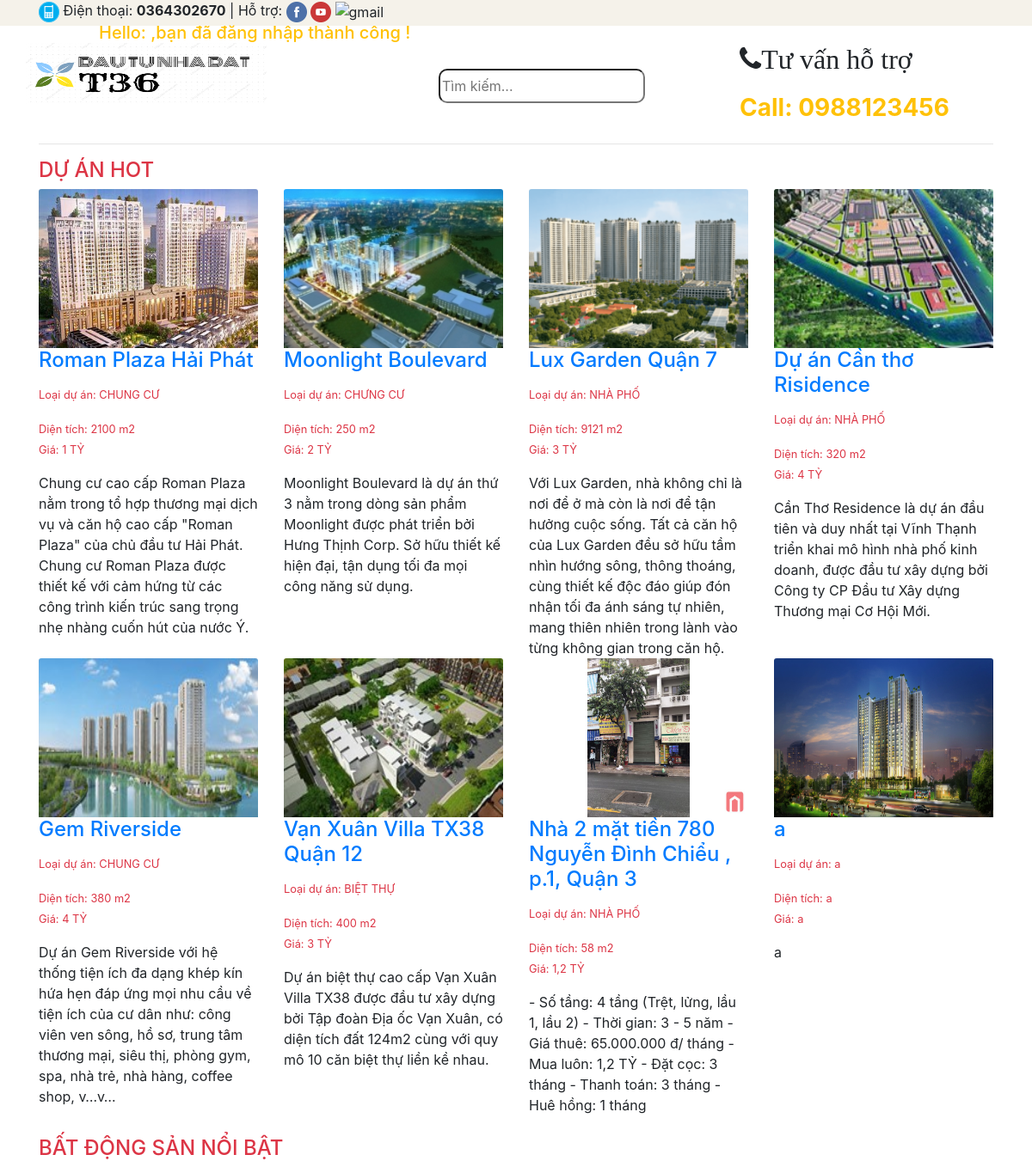
Page /index.php/member/timkiem on the committed database.
### tables this page shows
CREATE TABLE IF NOT EXISTS `duan` (
  `id` int(11) NOT NULL,
  `ten_duan` varchar(255) NOT NULL,
  `url_duan` varchar(255) NOT NULL,
  `loai_duan` varchar(255) NOT NULL,
  `dientich` varchar(255) NOT NULL,
  `gia` varchar(255) NOT NULL,
  `vitri` varchar(255) NOT NULL,
  `mieuta` text NOT NULL,
  `anhavatar` text NOT NULL
);

### application/controllers/Member.php (called while the page is built, shortened)
<?php if ( ! defined('BASEPATH')) exit('No direct script access allowed');
class member extends CI_Controller {
	public function __construct()
	{
		$this->load->helper('url');
		$this->load->helper('form');
		$this->load->model('My_model');
		$this->load->library('session');
	}
	public function timkiem()
	{
		$name = $this->input->get('ten_duan');
		$type = $this->input->get('chon_loaiduan');
		$price = $this->input->get('chon_gia');
		$this->load->model('My_model');
		$data['mangdl']=$this->My_model->timkiem_model($name,$type,$price);
		$this->load->view('timkiem',$data);
	}
}

### index.php (called while the page is built, shortened)
<?php
require_once BASEPATH.'core/CodeIgniter.php';

### application/models/My_model.php (called while the page is built, shortened)
<?php if ( ! defined('BASEPATH')) exit('No direct script access allowed');
class My_model extends CI_Model {
	public function timkiem_model($name='',$type='',$price='')
	{
		if($name!='')
		{
			$this->db->select('*');
			$this->db->from('duan');
			$this->db->like('ten_duan',$name,$type,$price);
			$this->db->or_like('dientich',$name,$type,$price);
			$this->db->or_like('mieuta',$name,$type,$price);
			$this->db->order_by('ten_duan', 'desc');
			$dulieu=$this->db->get();
			$dulieu=$dulieu->result();
			return $dulieu;
		}
		else
		{
			$this->db->select('*');
			$this->db->from('duan');
		$res = $this->db->get()->result();
		return $res;
		}
	}
}

### application/views/timkiem.php (the view, shortened to what this page needs)
<!DOCTYPE html>
<html lang="en">
<head>
	<link rel="stylesheet" href="../style/style.css">
	<link rel="stylesheet" href="https://maxcdn.bootstrapcdn.com/bootstrap/4.0.0/css/bootstrap.min.css">
	<link rel="stylesheet" href="https://cdnjs.cloudflare.com/ajax/libs/font-awesome/4.7.0/css/font-awesome.css">
</head>
<body>
	<?php include 'header.php'; ?>
	<div class="container">
		<hr>
		<div class="card-deck-wrapper">
			<h4 class="text-danger">DỰ ÁN HOT</h4>
			<div class="row">
				<!-- <?php
				print_r($mangdl);
				?> -->
			<?php foreach ($mangdl as $value): ?>
			<div class="col-sm-3">
				<div class="card border-0" style="position: relative;">
					<a href=""><img style="height: 185px;" class="card-img-top 1" src="<?php echo $value->anhavatar; ?>" alt="Card image cap"></a>
					<div class="card-block">
						<a style="text-decoration: none;" href="" class="text-primary"><h4 class="card-title"><?php echo $value->ten_duan; ?></h4></a>
						<p class="card-text"><small class="text-danger">Loại dự án: <?php echo $value->loai_duan; ?></small><br>
						<p class="card-text"><small class="text-danger">Diện tích: <?php echo $value->dientich; ?></small><br>
						<small class="text-danger">Giá: <?php echo $value->gia; ?></small></p>
						<p class="card-text"> <?php echo $value->mieuta; ?> </p>
					</div>
				</div>
			</div>
			<?php endforeach ?>
			</div>
			<br>
			<h4 class="text-danger">BẤT ĐỘNG SẢN NỔI BẬT</h4>
		</div>
	</div>
</body>
</html>

### application/views/header.php
<header>
		<div class="container-fluid" style="height: 30px;background-color:rgb(245,242,234);">
			<div class="container">
				<span>
					<img src="../image/header/phone.png" alt="phone"> Điện thoại: <b>0364302670</b> &#124;
					Hỗ trợ: <a href="https://www.facebook.com/Nh%C3%A0-%C4%90%E1%BA%A5t-24h-161404224811634/?modal=admin_todo_tour" target="_blank"><img src="../image/header/facebook.png" alt="facebook"></a> <a href="https://www.youtube.com/channel/UCWjdqf2WozIl7xNRJCgbx2g" target="_blank"><img src="../image/header/youtube.png" alt="youtube"></a> <img src="../image/header/gmail.png" alt="gmail">
				</span>
			</div>
			<div class="row">
			<div class="col-sm-1"></div>
			<h5 class="text-warning col-lg-4">Hello: <?= $this->session->userdata('username'); ?>  ,bạn đã đăng nhập thành công !</h5>
			</div>
		</div>
		<div class="container" >
			<div class="row">
				<div class="logo-warper" style="padding-top: 20px;display: inline-block;">
					<a href="http://127.0.0.1:4001/duan/member/index"><img style="width: 280px;height: 71px;" src="../image/header/Capture.png" alt="logonhadat"></a>
				</div>
				<div id="text-center" style="display:inline-block;padding-left: 200px;padding-top: 50px;">
					<input style="border-radius:10px;height:40px;width: 240px;" type="text" placeholder="Tìm kiếm...">
				</div>
				<div class="col-sm-1"></div>
				<div class="col-md-3" style="padding-top: 20px;">
					<h2><p class="fa fa-phone">Tư vấn hỗ trợ</p></h2>
					<h3><strong class="text-warning">Call: 0988123456</strong></h3>
				</div>
			</div>
		</div>
	</header>

### rows in the picture
duan: anhavatar (picture), ten_duan "Roman Plaza Hải Phát", loai_duan "CHUNG CƯ", dientich "2100 m2", gia "1 TỶ", mieuta "Chung cư cao cấp Roman Plaza nằm trong tổ hợp thương mại dịch vụ và căn hộ cao cấp \"Roman Plaza\" của chủ đầu tư Hải Phát. Chung cư Roman Plaza được thiết kế với cảm hứng từ các công trình kiến trúc sang trọng nhẹ nhàng cuốn hút của nước Ý."
duan: anhavatar (picture), ten_duan "Moonlight Boulevard", loai_duan "CHƯNG CƯ", dientich "250 m2", gia "2 TỶ", mieuta "Moonlight Boulevard là dự án thứ 3 nằm trong dòng sản phẩm Moonlight được phát triển bởi Hưng Thịnh Corp. Sở hữu thiết kế hiện đại, tận dụng tối đa mọi công năng sử dụng."
duan: anhavatar (picture), ten_duan "Lux Garden Quận 7", loai_duan "NHÀ PHỐ", dientich "9121 m2", gia "3 TỶ", mieuta "Với Lux Garden, nhà không chỉ là nơi để ở mà còn là nơi để tận hưởng cuộc sống. Tất cả căn hộ của Lux Garden đều sở hữu tầm nhìn hướng sông, thông thoáng, cùng thiết kế độc đáo giúp đón nhận tối đa ánh sáng tự nhiên, mang thiên nhiên trong lành vào từng không gian trong căn hộ."
duan: anhavatar (picture), ten_duan "Dự án Cần thơ Risidence", loai_duan "NHÀ PHỐ", dientich "320 m2", gia "4 TỶ", mieuta "Cần Thơ Residence là dự án đầu tiên và duy nhất tại Vĩnh Thạnh triển khai mô hình nhà phố kinh doanh, được đầu tư xây dựng bởi Công ty CP Đầu tư Xây dựng Thương mại Cơ Hội Mới."
duan: anhavatar (picture), ten_duan "Gem Riverside", loai_duan "CHUNG CƯ", dientich "380 m2", gia "4 TỶ", mieuta "Dự án Gem Riverside với hệ thống tiện ích đa dạng khép kín hứa hẹn đáp ứng mọi nhu cầu về tiện ích của cư dân như: công viên ven sông, hồ sơ, trung tâm thương mại, siêu thị, phòng gym, spa, nhà trẻ, nhà hàng, coffee shop, v…v…"
duan: anhavatar (picture), ten_duan "Vạn Xuân Villa TX38 Quận 12", loai_duan "BIỆT THỰ", dientich "400 m2", gia "3 TỶ", mieuta "Dự án biệt thự cao cấp Vạn Xuân Villa TX38 được đầu tư xây dựng bởi Tập đoàn Địa ốc Vạn Xuân, có diện tích đất 124m2 cùng với quy mô 10 căn biệt thự liền kề nhau."
duan: anhavatar (picture), ten_duan "Nhà 2 mặt tiền 780 Nguyễn Đình Chiểu , p.1, Quận 3", loai_duan "NHÀ PHỐ", dientich "58 m2", gia "1,2 TỶ", mieuta "- Số tầng: 4 tầng (Trệt, lửng, lầu 1, lầu 2) - Thời gian: 3 - 5 năm - Giá thuê: 65.000.000 đ/ tháng - Mua luôn: 1,2 TỶ - Đặt cọc: 3 tháng - Thanh toán: 3 tháng - Huê hồng: 1 tháng"
duan: anhavatar (picture), ten_duan "a", loai_duan "a", dientich "a", gia "a", mieuta "a"
